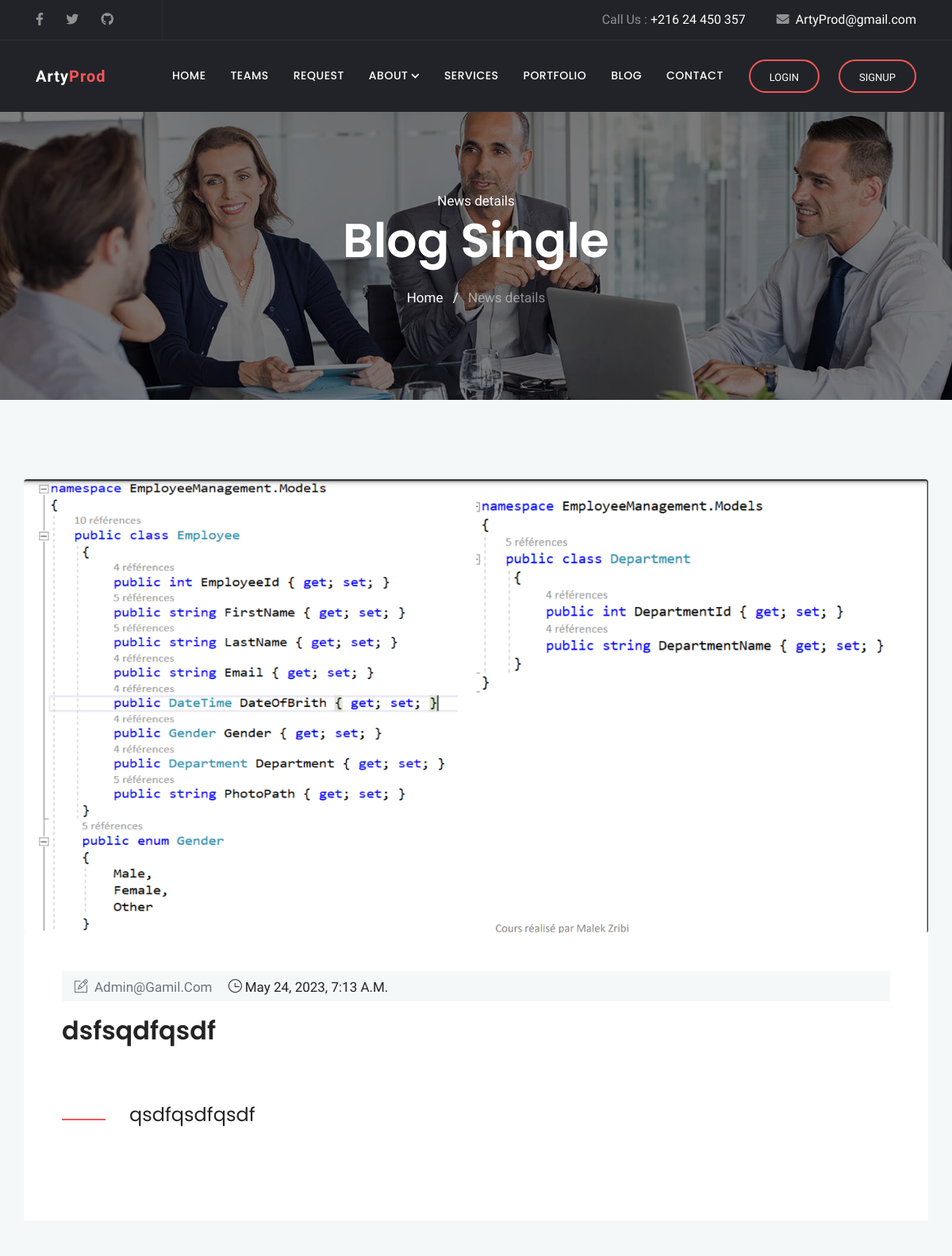
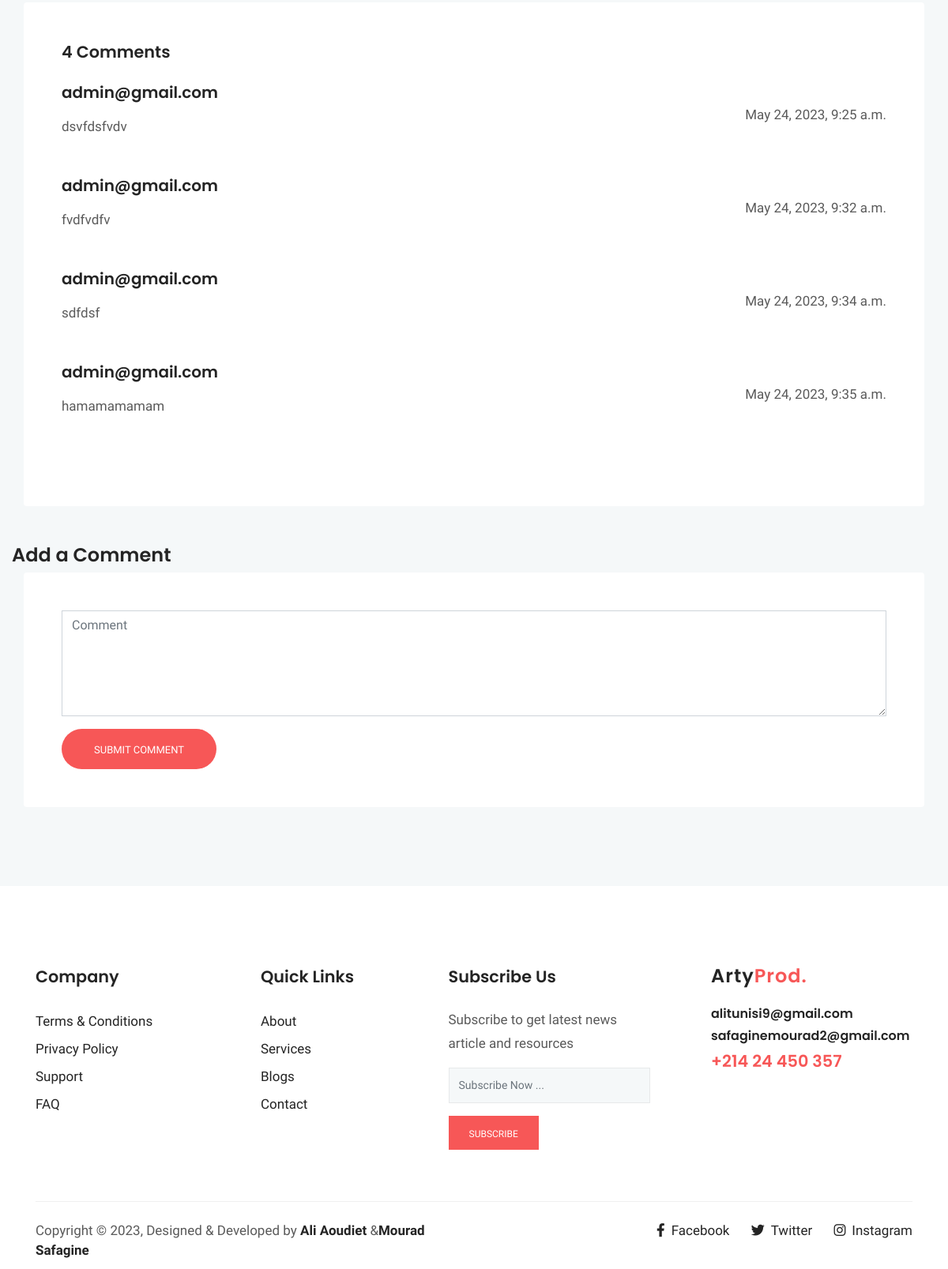
The page /blog/1 on the database its author committed (2 pictures, top to bottom).
### service/models.py (models this page shows, shortened)
class Blog(models.Model):
    title = models.CharField(max_length=100)
    content = models.TextField()
    created_at = models.DateTimeField(auto_now_add=True)
    author = models.ForeignKey(User, on_delete=models.CASCADE, limit_choices_to={'is_superuser': True})
    image = models.ImageField(upload_to='blog_images', null=True, blank=True)

class User(AbstractUser):
    username = None
    email = models.EmailField(_("email address"), unique=True)
    first_name = models.CharField(max_length=50)
    last_name = models.CharField(max_length=50)
    photo = models.ImageField(upload_to='user_photos', null=True, blank=True)
    phone = models.CharField(max_length=15)
    USERNAME_FIELD = "email"
    REQUIRED_FIELDS = []
    objects = CustomUserManager()
    def __str__(self):
        return self.email

class BlogComment(models.Model):
    blog = models.ForeignKey(Blog, on_delete=models.CASCADE, related_name='comments')
    user = models.ForeignKey(User, on_delete=models.CASCADE)
    content = models.TextField()
    created_at = models.DateTimeField(auto_now_add=True)

### service/views.py (the view)
# urls.py: path('blog/<int:id>', views.single_blog_view, name='single_blog'),
def single_blog_view(request, id):
    blog = get_object_or_404(Blog, id=id)
    comments = blog.comments.all()
    blogform = blogCommentForm()
    context = {
        'blog': blog,
        'comments': comments,
        'form': blogform,
    }
    return render(request, 'blog_single.html', context)

### service/forms.py
class blogCommentForm(forms.ModelForm):
    class Meta:
        model = BlogComment
        fields = ['content']

### templates/blog_single.html (shortened to what this page needs)
{% extends 'base.html' %}
{% block content %}
{% load static %}
<!DOCTYPE html>
<html lang="zxx">
<head>
</head>
<body>
<section class="page-title bg-1">
  <div class="container">
    <div class="row">
      <div class="col-md-12">
        <div class="block text-center">
          <span class="text-white">News details</span>
          <h1 class="text-capitalize mb-4 text-lg">Blog Single</h1>
          <ul class="list-inline">
            <li class="list-inline-item"><a href="{% url 'home' %}" class="text-white">Home</a></li>
            <li class="list-inline-item"><span class="text-white">/</span></li>
            <li class="list-inline-item text-white-50">News details</li>
          </ul>
        </div>
      </div>
    </div>
  </div>
</section>
<section class="section blog-wrap bg-gray">
	<div class="container">
		<div class="row">
			<div class="col-lg-20">
				<div class="row">
					<div class="col-lg-12 mb-5">
						<div class="single-blog-item">
							<img loading="lazy" src="{{ blog.image.url }}" alt="blog" class="img-fluid rounded">
							<div class="blog-item-content bg-white p-5">
								<div class="blog-item-meta bg-gray pt-2 pb-1 px-3">
									<span class="text-muted text-capitalize d-inline-block mr-3"><i class="ti-pencil-alt mr-2"></i>{{ blog.author }}</span>
								<span class="text-black text-capitalize d-inline-block mr-3"><i class="ti-time mr-1"></i>{{ blog.created_at }}</span>
								</div>
								<h2 class="mt-3 mb-4">{{blog.title}}</h2>
								<h3 class="quote">{{blog.content}}</h3>
							</div>
						</div>
					</div>
					<div class="col-lg-12 mb-5">
						<div class="comment-area card border-0 p-5">
							<h4 class="mb-4">{{ comments.count }} Comments</h4>
							{% if comments %}
							<ul class="comment-tree list-unstyled">
								{% for comment in comments %}
								<li class="mb-5">
									<div class="comment-area-box">
										<h5 class="mb-1">{{ comment.user }}</h5>
										<div class="comment-meta mt-4 mt-lg-0 mt-md-0 float-lg-right float-md-right">
											<span class="date-comm">{{ comment.created_at }}</span>
										</div>
										<div class="comment-content mt-3">
											<p>{{ comment.content }}</p>
										</div>
									</div>
								</li>
								{% endfor %}
							</ul>
							{% else %}
							<p>No comments yet.</p>
							{% endif %}
						</div>
					</div>
					<h3>Add a Comment</h3>
					<div class="col-lg-12">
						<form class="contact-form bg-white rounded p-5" id="comment-form" method="POST" action="{% url 'add_blog_comment' blog.id %}">
							<textarea class="form-control mb-3" name="content" id="comment" cols="30" rows="5" placeholder="Comment"></textarea>
							<button class="btn btn-main btn-round-full" type="submit">Submit Comment</button>
						</form>
					</div>
				</div>
			</div>
		</div>
	</div>
</section>
</body>
</html>
{% endblock %}

### static/css/style.css (style rules this page uses)
html { overflow-x: hidden; }
body { line-height: 1.5; font-family: "Hind", serif; -webkit-font-smoothing: antialiased; font-size: 17px; color: rgba(0, 0, 0, 0.65); }
h1, .h1, h2, .h2, h3, .h3, h4, .h4, h5, .h5, h6, .h6 { font-family: "Poppins", sans-serif; font-weight: 600; color: #242424; }
h1, .h1 { font-size: 2.5rem; }
h2, .h2 { font-size: 2rem; font-weight: 600; line-height: 42px; }
h3, .h3 { font-size: 1.5rem; }
h4, .h4 { font-size: 1.3rem; line-height: 30px; }
h5, .h5 { font-size: 1.25rem; }
p { line-height: 30px; }
.form-control { box-shadow: none; border-radius: 0; }
.btn { display: inline-block; font-size: 14px; font-size: 0.8125rem; font-weight: 500; padding: 1rem 2.5rem 0.8rem; text-transform: uppercase; border-radius: 0; transition: 0.3s; }
.btn-main, .btn-small, .btn-transparent { background: rgb(247, 87, 87); color: #fff; transition: all 0.2s ease; }
.btn-round-full { border-radius: 50px; }
.bg-gray { background: #f5f8f9; }
.section { padding: 100px 0; }
.overly, .hero-img, .cta, .slider, .page-title { position: relative; }
.overly:before, .hero-img:before, .cta:before, .slider:before, .page-title:before { content: ""; position: absolute; left: 0; top: 0; bottom: 0; right: 0; width: 100%; height: 100%; opacity: 0.5; background: #000; }
.text-black { color: #242424; }
.text-lg { font-size: 3.75rem; }
a { color: #242424; text-decoration: none; }
.page-title { padding: 100px 0; }
.page-title .block h1 { color: #fff; }
.bg-1 { background: url("../images/bg/home-2.jpg") no-repeat 50% 50%; background-size: cover; }
.blog-item-content h3 { line-height: 36px; }
h3.quote { font-size: 24px; line-height: 40px; font-weight: normal; padding: 0px 25px 0px 85px; margin: 65px 0 65px 0 !important; position: relative; }
h3.quote::before { content: ""; width: 55px; height: 2px; background: rgb(247, 87, 87); position: absolute; top: 25px; left: 0; }

### rows shown on the page
Blog: image (picture), author "Admin@gamil.com", created_at "May 24, 2023, 7:13 A.m.", title "dsfsqdfqsdf", content "qsdfqsdfqsdf", count "4"
BlogComment: user "admin@gmail.com", created_at "May 24, 2023, 9:25 a.m.", content "dsvfdsfvdv"
BlogComment: user "admin@gmail.com", created_at "May 24, 2023, 9:32 a.m.", content "fvdfvdfv"
BlogComment: user "admin@gmail.com", created_at "May 24, 2023, 9:34 a.m.", content "sdfdsf"
BlogComment: user "admin@gmail.com", created_at "May 24, 2023, 9:35 a.m.", content "hamamamamam"
